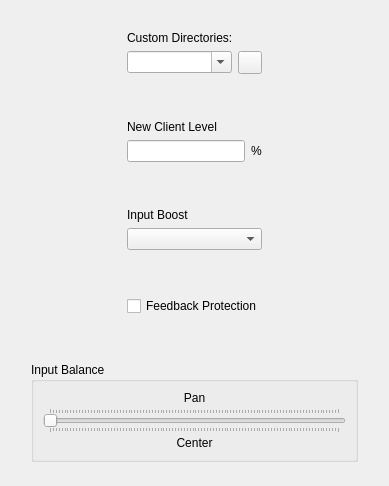
     <widget class="QWidget" name="tab_2_advanced">
      <attribute name="title">
       <string>Advanced Setup</string>
      </attribute>
      <layout class="QVBoxLayout" name="verticalLayout_15">
       <item>
        <layout class="QVBoxLayout" name="verticalLayout_6">
         <item>
          <layout class="QHBoxLayout" name="horizontalLayout_8">
           <item>
            <spacer name="horizontalSpacer_6">
             <property name="orientation">
              <enum>Qt::Horizontal</enum>
             </property>
             <property name="sizeHint" stdset="0">
              <size>
               <width>10</width>
               <height>20</height>
              </size>
             </property>
            </spacer>
           </item>
           <item>
            <layout class="QVBoxLayout" name="verticalLayout_4">
             <item>
              <spacer name="verticalSpacer_2">
               <property name="orientation">
                <enum>Qt::Vertical</enum>
               </property>
               <property name="sizeType">
                <enum>QSizePolicy::MinimumExpanding</enum>
               </property>
               <property name="sizeHint" stdset="0">
                <size>
                 <width>17</width>
                 <height>20</height>
                </size>
               </property>
              </spacer>
             </item>
             <item>
              <widget class="QLabel" name="lblCustomDirectories">
               <property name="text">
                <string>Custom Directories:</string>
               </property>
               <property name="buddy">
                <cstring>cbxCustomDirectories</cstring>
               </property>
              </widget>
             </item>
             <item>
              <layout class="QHBoxLayout">
               <item>
                <widget class="QComboBox" name="cbxCustomDirectories">
                 <property name="editable">
                  <bool>true</bool>
                 </property>
                </widget>
               </item>
               <item>
                <widget class="QToolButton" name="tbtDeleteCustomDirectory"/>
               </item>
              </layout>
             </item>
             <item>
              <spacer name="verticalSpacer_4">
               <property name="orientation">
                <enum>Qt::Vertical</enum>
               </property>
               <property name="sizeHint" stdset="0">
                <size>
                 <width>20</width>
                 <height>40</height>
                </size>
               </property>
              </spacer>
             </item>
             <item>
              <widget class="QLabel" name="lblNewClientLevel">
               <property name="text">
                <string>New Client Level</string>
               </property>
               <property name="buddy">
                <cstring>edtNewClientLevel</cstring>
               </property>
              </widget>
             </item>
             <item>
              <layout class="QHBoxLayout" name="horizontalLayout_4">
               <item>
                <widget class="QLineEdit" name="edtNewClientLevel"/>
               </item>
               <item>
                <widget class="QLabel" name="lblPercentUnit">
                 <property name="text">
                  <string>%</string>
                 </property>
                </widget>
               </item>
              </layout>
             </item>
             <item>
              <spacer name="verticalSpacer_11">
               <property name="orientation">
                <enum>Qt::Vertical</enum>
               </property>
               <property name="sizeHint" stdset="0">
                <size>
                 <width>20</width>
                 <height>40</height>
                </size>
               </property>
              </spacer>
             </item>
             <item>
              <widget class="QLabel" name="lblInputBoost">
               <property name="text">
                <string>Input Boost</string>
               </property>
               <property name="buddy">
                <cstring>cbxInputBoost</cstring>
               </property>
              </widget>
             </item>
             <item>
              <widget class="QComboBox" name="cbxInputBoost"/>
             </item>
             <item>
              <spacer name="verticalSpacer_13">
               <property name="orientation">
                <enum>Qt::Vertical</enum>
               </property>
               <property name="sizeHint" stdset="0">
                <size>
                 <width>20</width>
                 <height>40</height>
                </size>
               </property>
              </spacer>
             </item>
             <item>
              <widget class="QCheckBox" name="chbDetectFeedback">
               <property name="sizePolicy">
                <sizepolicy hsizetype="Preferred" vsizetype="Fixed">
                 <horstretch>0</horstretch>
                 <verstretch>0</verstretch>
                </sizepolicy>
               </property>
               <property name="text">
                <string>Feedback Protection</string>
               </property>
              </widget>
             </item>
             <item>
              <spacer name="verticalSpacer_15">
               <property name="orientation">
                <enum>Qt::Vertical</enum>
               </property>
               <property name="sizeHint" stdset="0">
                <size>
                 <width>20</width>
                 <height>40</height>
                </size>
               </property>
              </spacer>
             </item>
            </layout>
           </item>
           <item>
            <spacer name="horizontalSpacer_4">
             <property name="orientation">
              <enum>Qt::Horizontal</enum>
             </property>
             <property name="sizeHint" stdset="0">
              <size>
               <width>10</width>
               <height>20</height>
              </size>
             </property>
            </spacer>
           </item>
          </layout>
         </item>
         <item>
          <layout class="QHBoxLayout" name="horizontalLayout_12">
           <item>
            <spacer name="horizontalSpacer_7">
             <property name="orientation">
              <enum>Qt::Horizontal</enum>
             </property>
             <property name="sizeType">
              <enum>QSizePolicy::Preferred</enum>
             </property>
             <property name="sizeHint" stdset="0">
              <size>
               <width>20</width>
               <height>20</height>
              </size>
             </property>
            </spacer>
           </item>
           <item>
            <widget class="QGroupBox" name="groupBox">
             <property name="title">
              <string>Input Balance</string>
             </property>
             <layout class="QHBoxLayout" name="horizontalLayout_2">
              <item>
               <layout class="QVBoxLayout" name="_19">
                <property name="spacing">
                 <number>3</number>
                </property>
                <item>
                 <widget class="QLabel" name="lblAudioPan">
                  <property name="text">
                   <string>Pan</string>
                  </property>
                  <property name="alignment">
                   <set>Qt::AlignCenter</set>
                  </property>
                  <property name="buddy">
                   <cstring>sldAudioPan</cstring>
                  </property>
                 </widget>
                </item>
                <item>
                 <layout class="QHBoxLayout" name="_20">
                  <item>
                   <spacer>
                    <property name="orientation">
                     <enum>Qt::Horizontal</enum>
                    </property>
                    <property name="sizeType">
                     <enum>QSizePolicy::Minimum</enum>
                    </property>
                    <property name="sizeHint" stdset="0">
                     <size>
                      <width>0</width>
                      <height>20</height>
                     </size>
                    </property>
                   </spacer>
                  </item>
                  <item>
                   <widget class="QSlider" name="sldAudioPan">
                    <property name="sizePolicy">
                     <sizepolicy hsizetype="Expanding" vsizetype="Fixed">
                      <horstretch>0</horstretch>
                      <verstretch>0</verstretch>
                     </sizepolicy>
                    </property>
                    <property name="minimumSize">
                     <size>
                      <width>0</width>
                      <height>0</height>
                     </size>
                    </property>
                    <property name="styleSheet">
                     <string/>
                    </property>
                    <property name="pageStep">
                     <number>1</number>
                    </property>
                    <property name="orientation">
                     <enum>Qt::Horizontal</enum>
                    </property>
                    <property name="tickPosition">
                     <enum>QSlider::TicksBothSides</enum>
                    </property>
                   </widget>
                  </item>
                  <item>
                   <spacer>
                    <property name="orientation">
                     <enum>Qt::Horizontal</enum>
                    </property>
                    <property name="sizeType">
                     <enum>QSizePolicy::Minimum</enum>
                    </property>
                    <property name="sizeHint" stdset="0">
                     <size>
                      <width>0</width>
                      <height>20</height>
                     </size>
                    </property>
                   </spacer>
                  </item>
                 </layout>
                </item>
                <item>
                 <widget class="QLabel" name="lblAudioPanValue">
                  <property name="minimumSize">
                   <size>
                    <width>50</width>
                    <height>0</height>
                   </size>
                  </property>
                  <property name="text">
                   <string>Center</string>
                  </property>
                  <property name="alignment">
                   <set>Qt::AlignCenter</set>
                  </property>
                  <property name="wordWrap">
                   <bool>false</bool>
                  </property>
                 </widget>
                </item>
               </layout>
              </item>
             </layout>
            </widget>
           </item>
           <item>
            <spacer name="horizontalSpacer_8">
             <property name="orientation">
              <enum>Qt::Horizontal</enum>
             </property>
             <property name="sizeType">
              <enum>QSizePolicy::Preferred</enum>
             </property>
             <property name="sizeHint" stdset="0">
              <size>
               <width>20</width>
               <height>20</height>
              </size>
             </property>
            </spacer>
           </item>
          </layout>
         </item>
        </layout>
       </item>
       <item>
        <spacer name="verticalSpacer">
         <property name="orientation">
          <enum>Qt::Vertical</enum>
         </property>
         <property name="sizeHint" stdset="0">
          <size>
           <width>367</width>
           <height>13</height>
          </size>
         </property>
        </spacer>
       </item>
      </layout>
     </widget>
